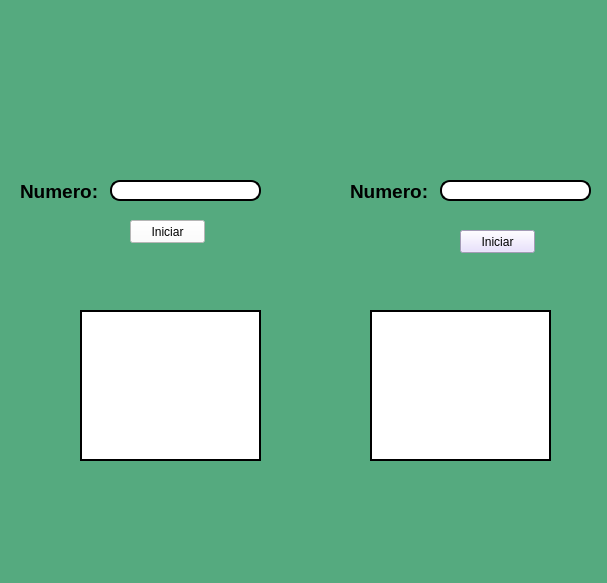
<?xml version="1.0" encoding="UTF-8"?>
<ui version="4.0">
 <class>MainWindow</class>
 <widget class="QMainWindow" name="MainWindow">
  <property name="geometry">
   <rect>
    <x>0</x>
    <y>0</y>
    <width>607</width>
    <height>583</height>
   </rect>
  </property>
  <property name="windowTitle">
   <string>MainWindow</string>
  </property>
  <property name="styleSheet">
   <string notr="true">background-color: rgb(85, 170, 127);</string>
  </property>
  <widget class="QWidget" name="centralwidget">
   <widget class="QLabel" name="label">
    <property name="geometry">
     <rect>
      <x>30</x>
      <y>10</y>
      <width>201</width>
      <height>101</height>
     </rect>
    </property>
    <property name="text">
     <string/>
    </property>
    <property name="pixmap">
     <pixmap resource="../Recursos.qrc">:/Logos/Imagenes/WhatsApp Image 2024-02-15 at 6.57.13 PM.jpeg</pixmap>
    </property>
    <property name="scaledContents">
     <bool>true</bool>
    </property>
   </widget>
   <widget class="QLabel" name="label_2">
    <property name="geometry">
     <rect>
      <x>350</x>
      <y>10</y>
      <width>241</width>
      <height>101</height>
     </rect>
    </property>
    <property name="text">
     <string/>
    </property>
    <property name="pixmap">
     <pixmap resource="../Recursos.qrc">:/Logos/Imagenes/UAT_2018_-_2021_HORIZONTAL.jpg</pixmap>
    </property>
    <property name="scaledContents">
     <bool>true</bool>
    </property>
   </widget>
   <widget class="QLabel" name="label_3">
    <property name="geometry">
     <rect>
      <x>470</x>
      <y>480</y>
      <width>91</width>
      <height>61</height>
     </rect>
    </property>
    <property name="text">
     <string/>
    </property>
    <property name="pixmap">
     <pixmap resource="../Recursos.qrc">:/Logos/Imagenes/WhatsApp Image 2024-02-15 at 9.24.51 PM.jpeg</pixmap>
    </property>
    <property name="scaledContents">
     <bool>true</bool>
    </property>
   </widget>
   <widget class="QLabel" name="label_4">
    <property name="geometry">
     <rect>
      <x>20</x>
      <y>180</y>
      <width>81</width>
      <height>21</height>
     </rect>
    </property>
    <property name="text">
     <string>&lt;html&gt;&lt;head/&gt;&lt;body&gt;&lt;p&gt;&lt;span style=&quot; font-size:14pt; font-weight:600;&quot;&gt;Numero:&lt;/span&gt;&lt;/p&gt;&lt;/body&gt;&lt;/html&gt;</string>
    </property>
   </widget>
   <widget class="QPushButton" name="btn_iniciar">
    <property name="geometry">
     <rect>
      <x>130</x>
      <y>220</y>
      <width>75</width>
      <height>23</height>
     </rect>
    </property>
    <property name="styleSheet">
     <string notr="true">background-color: rgb(255, 255, 255);</string>
    </property>
    <property name="text">
     <string>Iniciar</string>
    </property>
   </widget>
   <widget class="QLabel" name="txt_contador">
    <property name="geometry">
     <rect>
      <x>80</x>
      <y>310</y>
      <width>181</width>
      <height>151</height>
     </rect>
    </property>
    <property name="styleSheet">
     <string notr="true">font: 75 48pt &quot;MS Shell Dlg 2&quot;;
border:2px solid;
background-color: rgb(255, 255, 255);</string>
    </property>
    <property name="text">
     <string>&lt;html&gt;&lt;head/&gt;&lt;body&gt;&lt;p align=&quot;center&quot;&gt;&lt;br/&gt;&lt;/p&gt;&lt;/body&gt;&lt;/html&gt;</string>
    </property>
   </widget>
   <widget class="QLineEdit" name="txt_numero">
    <property name="geometry">
     <rect>
      <x>110</x>
      <y>180</y>
      <width>151</width>
      <height>21</height>
     </rect>
    </property>
    <property name="styleSheet">
     <string notr="true">border-radius:10px;
border:2px solid;
background-color: rgb(255, 255, 255);</string>
    </property>
   </widget>
   <widget class="QLineEdit" name="txt_numero_2">
    <property name="geometry">
     <rect>
      <x>440</x>
      <y>180</y>
      <width>151</width>
      <height>21</height>
     </rect>
    </property>
    <property name="styleSheet">
     <string notr="true">border-radius:10px;
border:2px solid;
background-color: rgb(255, 255, 255);</string>
    </property>
   </widget>
   <widget class="QPushButton" name="btn_iniciar_2">
    <property name="geometry">
     <rect>
      <x>460</x>
      <y>230</y>
      <width>75</width>
      <height>23</height>
     </rect>
    </property>
    <property name="styleSheet">
     <string notr="true">background-color: rgb(229, 217, 255);</string>
    </property>
    <property name="text">
     <string>Iniciar</string>
    </property>
   </widget>
   <widget class="QLabel" name="txt_contador_2">
    <property name="geometry">
     <rect>
      <x>370</x>
      <y>310</y>
      <width>181</width>
      <height>151</height>
     </rect>
    </property>
    <property name="styleSheet">
     <string notr="true">font: 75 48pt &quot;MS Shell Dlg 2&quot;;
background-color: rgb(255, 255, 255);
border:2px solid;</string>
    </property>
    <property name="text">
     <string>&lt;html&gt;&lt;head/&gt;&lt;body&gt;&lt;p align=&quot;center&quot;&gt;&lt;br/&gt;&lt;/p&gt;&lt;/body&gt;&lt;/html&gt;</string>
    </property>
   </widget>
   <widget class="QLabel" name="label_6">
    <property name="geometry">
     <rect>
      <x>350</x>
      <y>180</y>
      <width>81</width>
      <height>21</height>
     </rect>
    </property>
    <property name="text">
     <string>&lt;html&gt;&lt;head/&gt;&lt;body&gt;&lt;p&gt;&lt;span style=&quot; font-size:14pt; font-weight:600;&quot;&gt;Numero:&lt;/span&gt;&lt;/p&gt;&lt;/body&gt;&lt;/html&gt;</string>
    </property>
   </widget>
  </widget>
  <widget class="QMenuBar" name="menubar">
   <property name="geometry">
    <rect>
     <x>0</x>
     <y>0</y>
     <width>607</width>
     <height>21</height>
    </rect>
   </property>
  </widget>
  <widget class="QStatusBar" name="statusbar"/>
 </widget>
 <resources>
  <include location="../Recursos.qrc"/>
 </resources>
 <connections/>
</ui>
